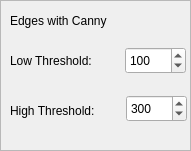
         <widget class="QFrame" name="cannyFrame">
          <property name="enabled">
           <bool>true</bool>
          </property>
          <property name="geometry">
           <rect>
            <x>280</x>
            <y>30</y>
            <width>191</width>
            <height>151</height>
           </rect>
          </property>
          <property name="frameShape">
           <enum>QFrame::StyledPanel</enum>
          </property>
          <property name="frameShadow">
           <enum>QFrame::Raised</enum>
          </property>
          <widget class="QLabel" name="label_30">
           <property name="geometry">
            <rect>
             <x>10</x>
             <y>10</y>
             <width>141</width>
             <height>21</height>
            </rect>
           </property>
           <property name="text">
            <string>Edges with Canny</string>
           </property>
          </widget>
          <widget class="QLabel" name="label_31">
           <property name="geometry">
            <rect>
             <x>10</x>
             <y>50</y>
             <width>111</width>
             <height>21</height>
            </rect>
           </property>
           <property name="text">
            <string>Low Threshold:</string>
           </property>
          </widget>
          <widget class="QSpinBox" name="cannyLowThresSB">
           <property name="geometry">
            <rect>
             <x>125</x>
             <y>47</y>
             <width>61</width>
             <height>27</height>
            </rect>
           </property>
           <property name="minimum">
            <number>1</number>
           </property>
           <property name="maximum">
            <number>300</number>
           </property>
           <property name="singleStep">
            <number>2</number>
           </property>
           <property name="value">
            <number>100</number>
           </property>
          </widget>
          <widget class="QLabel" name="label_32">
           <property name="geometry">
            <rect>
             <x>10</x>
             <y>100</y>
             <width>121</width>
             <height>21</height>
            </rect>
           </property>
           <property name="text">
            <string>High Threshold:</string>
           </property>
          </widget>
          <widget class="QSpinBox" name="cannyHighThresSB">
           <property name="geometry">
            <rect>
             <x>126</x>
             <y>95</y>
             <width>61</width>
             <height>27</height>
            </rect>
           </property>
           <property name="minimum">
            <number>1</number>
           </property>
           <property name="maximum">
            <number>500</number>
           </property>
           <property name="singleStep">
            <number>2</number>
           </property>
           <property name="value">
            <number>300</number>
           </property>
          </widget>
         </widget>
